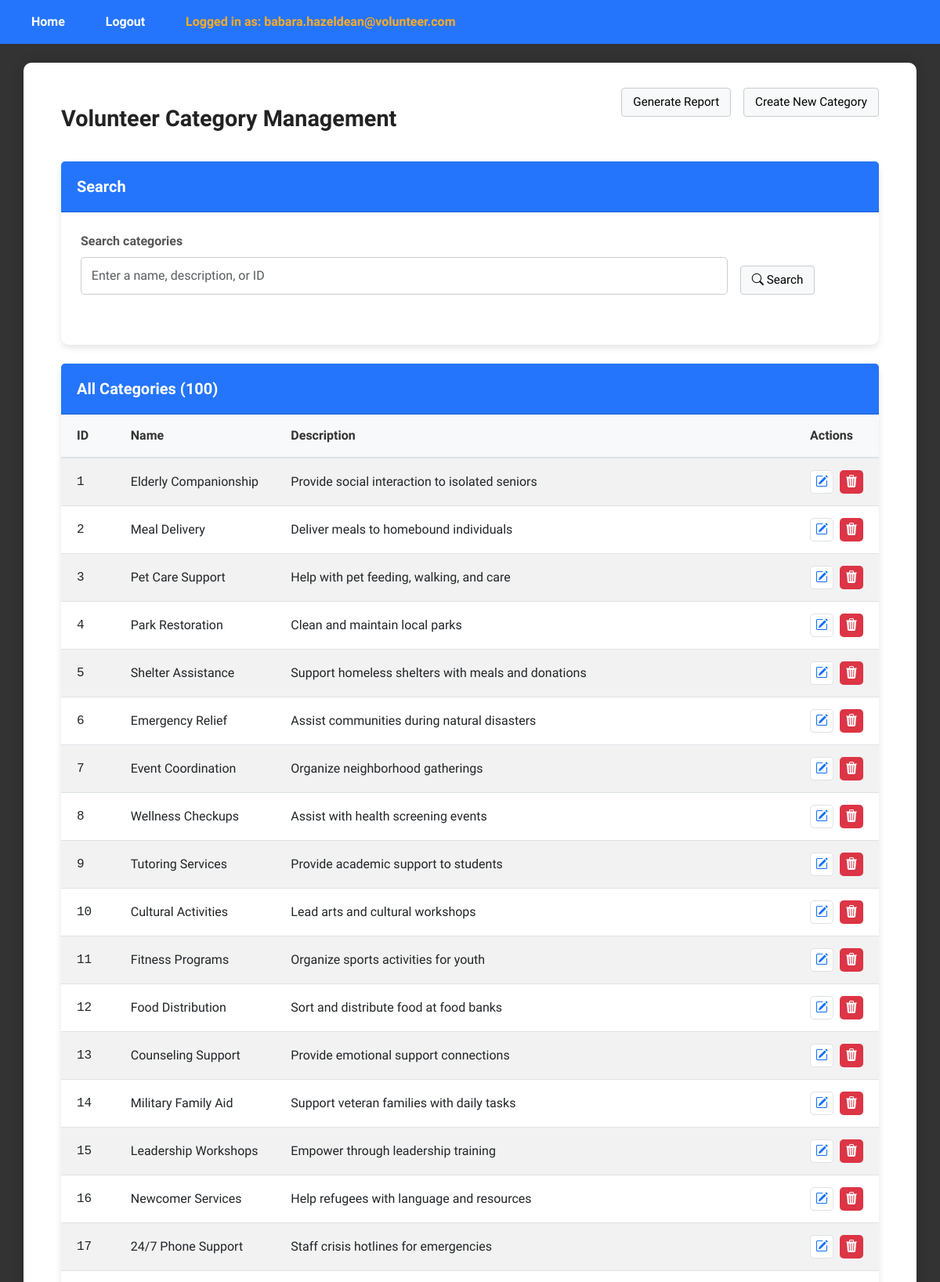
Screenshot of /ViewVolunteerCategoryPage (signed in, upper part) with the database file from the repository.
### tables this page shows
CREATE TABLE category (
    category_id INTEGER PRIMARY KEY AUTOINCREMENT,
    category_name VARCHAR(30),
    category_desc TEXT
);

### app.py (the view)
@app.route("/ViewVolunteerCategoryPage", methods=["GET"])
def viewVolunteerCategoryPage():
    if 'email' not in session:
        return redirect(url_for('login'))
    if session['role_id'] != 2 and 'email' in session:
        return redirect(url_for('login'))
    category_keyword = (request.args.get('category_keyword') or "").strip()   # ← read the search text
    view_controller = ViewVolunteerCategoryController()
    search_controller = SearchVolunteerCategoryController()
    if not category_keyword:
        all_categories = view_controller.viewVolunteerCategory()
    else:
        all_categories = search_controller.searchVolunteerCategory(category_keyword)
    return render_template("pm/ViewVolunteerCategoryPage.html", categories=all_categories, category_keyword=category_keyword)

### controllers/pm/ViewVolunteerCategoryController.py (called while the page is built)
    def viewVolunteerCategory(self):
        categories = Category()
        return categories.viewVolunteerCategory()

### database/database_management.py (called while the page is built)
def dbConnection():
    return sqlite3.connect("database/volunteer_system.db")

### entities/Category.py (called while the page is built)
    def viewVolunteerCategory(self):
        conn = database_management.dbConnection()
        conn.row_factory = sqlite3.Row
        cursor = conn.cursor()
        cursor.execute("SELECT * FROM category")
        rows = cursor.fetchall()
        conn.close()
        return [Category(**dict(row)) for row in rows] if rows else []

### templates/pm/ViewVolunteerCategoryPage.html (shortened to what this page needs)
{% extends "layout.html" %}
{% block content %}
<div class="dashboard-wrapper">
  <div class="dashboard-container">
    <div class="d-flex justify-content-between align-items-center mb-3">
      <h1 class="m-0">Volunteer Category Management</h1>
      <div class="d-flex gap-2 align-items-center mb-3">
        <div class="d-flex align-items-center gap-3" style="margin-bottom: 25px;">
          <a href="{{ url_for('reportManagementPage') }}" class="plain-btn">Generate Report</a>
          <a href="{{ url_for('createVolunteerCategoryPage') }}" class="plain-btn">Create New Category</a>
        </div>
      </div>
    </div>
    </div>
  <form class="card mb-4" method="get" action="{{ url_for('viewVolunteerCategoryPage') }}">
  <div class="card-header">
    <h5 class="m-0"> Search</h5>
  </div>
  <div class="card-body row g-3">
    <div class="col-md-10">
      <label class="form-label">Search categories</label>
      <input id="categoryKeywordInput" name="category_keyword" value="{{ request.args.get('category_keyword','') }}" type="text" class="form-control" placeholder="Enter a name, description, or ID">
    </div>
    <div class="col-md-2 d-flex align-items-end">
      <button class="plain-btn" type="submit"><i class="bi bi-search"></i> Search</button>
    </div>
  </div>
</form>
    {% if not categories %}
    <h2 style="text-align: center;">No such category found!</h3>
    {% else %}
    <div class="card">
      <div class="card-header d-flex justify-content-between align-items-center">
        <h5 class="m-0">All Categories ({{ categories|length }})</h5>
      </div>
      <div class="card-body p-0">
        <div class="table-responsive">
          <table class="table table-striped table-hover m-0 align-middle">
            <thead class="table-light">
              <tr>
                <th style="width: 80px;">ID</th>
                <th>Name</th>
                <th style="width: 100%">Description</th>
                <th style="width: 100px;">Actions</th>
              </tr>
            </thead>
            <tbody>
              {% for category in categories %}
              <tr>
                <td class="text-monospace" value="{{ request.args.get('category_id','') }}">{{ category.category_id }}</td>
                <td>{{ category.category_name }}</td>
                <td>{{ category.category_desc }}</a></td>
                <td>
                  <div class="btn-toolbar" role="toolbar">
                    <div style="display: flex !important; flex-direction: row !important; gap: 0.5rem; align-items: center;">
                      <a class="btn btn-sm" href="{{ url_for('updateVolunteerCategoryPage', category_id=category.category_id) }}" title="Edit category" style="width: 30px; height: 30px; padding: 0; display: flex; align-items: center; justify-content: center; cursor: pointer; background-color: white; border: 1px solid #dee2e6; border-radius: 5px !important;">
                        <i class="bi bi-pencil-square" style="color: #0d6efd; font-size: 16px;"></i>
                      </a>
                      <form method="post" action="{{ url_for('deleteVolunteerCategoryPage', category_id=category.category_id) }}" style="margin: 0; display: inline-block;">
                        <button class="btn btn-sm" type="submit" title="Delete category" style="width: 30px; height: 30px; padding: 0; display: flex; align-items: center; justify-content: center; background-color: #dc3545; color: white; border: none; cursor: pointer; border-radius: 5px !important;">
                          <i class="bi bi-trash3-fill" style="color: white; font-size: 16px;"></i>
                        </button>
                      </form>
                    </div>
                  </div>
                </td>
              </tr>
              {% endfor %}
            </tbody>
          </table>
        </div>
      </div>
    </div>
    {% endif %}
  </div>
{% endblock %}

### static/css/styles.css (style rules this page uses)
body { font-family: "Stack Sans Headline", system-ui, 'Trebuchet MS', "Segoe UI", Geneva, Verdana, sans-serif; background: #333; color: #333; margin: 0; padding: 0; min-height: 100vh; }
h1 { text-align: center; margin-bottom: 1.5rem; color: #222; font-weight: 700; font-size: 1.8rem; }
form div { margin-bottom: 1.2rem; }
label { display: block; margin-bottom: 0.4rem; font-weight: 600; color: #555; }
input[type="email"], input[type="password"], input[type="text"] { width: 100%; padding: 0.7rem 0.8rem; border-radius: 5px; border: 1.5px solid #ccc; font-size: 1rem; transition: border-color 0.3s ease; box-sizing: border-box; }
.card { box-shadow: 0 4px 8px rgba(0,0,0,0.1); border-radius: 10px; border: none; margin-bottom: 30px; background: #fff; }
.card-header { background-color: #2575fc; color: white; padding: 20px; border-radius: 10px 10px 0 0; font-size: 1.2rem; }
.card-header h5 { margin: 0; font-weight: 600; }
.card-body { padding: 25px; }
.table-responsive { border-radius: 8px; overflow-x: auto; }
.table { margin-bottom: 0; width: 100%; border-collapse: collapse; table-layout: auto; }
.table thead th { padding: 15px 20px; font-weight: 600; border-bottom: 2px solid #dee2e6; white-space: nowrap; background-color: #f8f9fa; color: #333; text-align: left; }
.table tbody td { padding: 15px 20px; vertical-align: middle; border-bottom: 1px solid #dee2e6; white-space: nowrap; }
.table-striped tbody tr:nth-of-type(odd) { background-color: rgba(0,0,0,0.02); }
.table th, .table td { min-width: 100px; }
.table th:first-child, .table td:first-child { min-width: 30px; }
.table th:nth-child(2), .table td:nth-child(2) { min-width: 180px; }
.table th:nth-child(3), .table td:nth-child(3) { min-width: 250px; }
.plain-btn { background-color: #f8f9fa; border: 1px solid #ccc; color: #000; padding: 6px 14px; border-radius: 4px; font-size: 0.95rem; font-weight: 500; cursor: pointer; text-decoration: none; display: inline-block; transition: background-color 0.2s ease, border-color 0.2s ease; }

### templates/pm/ViewVolunteerCategoryPage.html (style rules this page uses)
.text-monospace { font-family: ui-monospace, SFMono-Regular, Menlo, Monaco, Consolas, "Liberation Mono", "Courier New", monospace }

### rows the page displays
category: category_id "1", category_name "Elderly Companionship", category_desc "Provide social interaction to isolated seniors"
category: category_id "2", category_name "Meal Delivery", category_desc "Deliver meals to homebound individuals"
category: category_id "3", category_name "Pet Care Support", category_desc "Help with pet feeding, walking, and care"
category: category_id "4", category_name "Park Restoration", category_desc "Clean and maintain local parks"
category: category_id "5", category_name "Shelter Assistance", category_desc "Support homeless shelters with meals and donations"
category: category_id "6", category_name "Emergency Relief", category_desc "Assist communities during natural disasters"
category: category_id "7", category_name "Event Coordination", category_desc "Organize neighborhood gatherings"
category: category_id "8", category_name "Wellness Checkups", category_desc "Assist with health screening events"
category: category_id "9", category_name "Tutoring Services", category_desc "Provide academic support to students"
category: category_id "10", category_name "Cultural Activities", category_desc "Lead arts and cultural workshops"
category: category_id "11", category_name "Fitness Programs", category_desc "Organize sports activities for youth"
category: category_id "12", category_name "Food Distribution", category_desc "Sort and distribute food at food banks"
category: category_id "13", category_name "Counseling Support", category_desc "Provide emotional support connections"
category: category_id "14", category_name "Military Family Aid", category_desc "Support veteran families with daily tasks"
category: category_id "15", category_name "Leadership Workshops", category_desc "Empower through leadership training"
category: category_id "16", category_name "Newcomer Services", category_desc "Help refugees with language and resources"
category: category_id "17", category_name "24/7 Phone Support", category_desc "Staff crisis hotlines for emergencies"

### other values shown
{{ session.email }} "babara.hazeldean@volunteer.com"
{{ categories|length }} "100"
